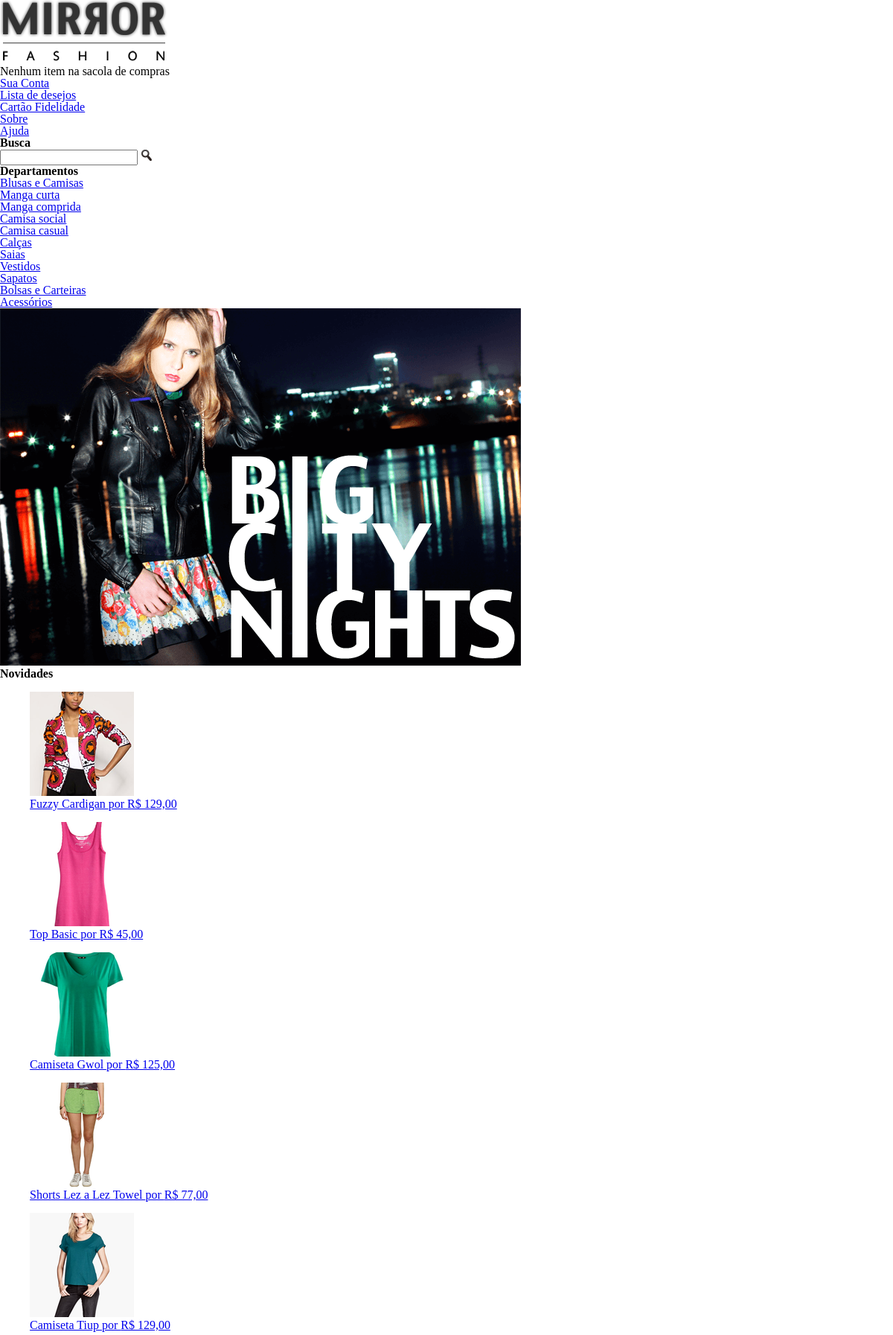
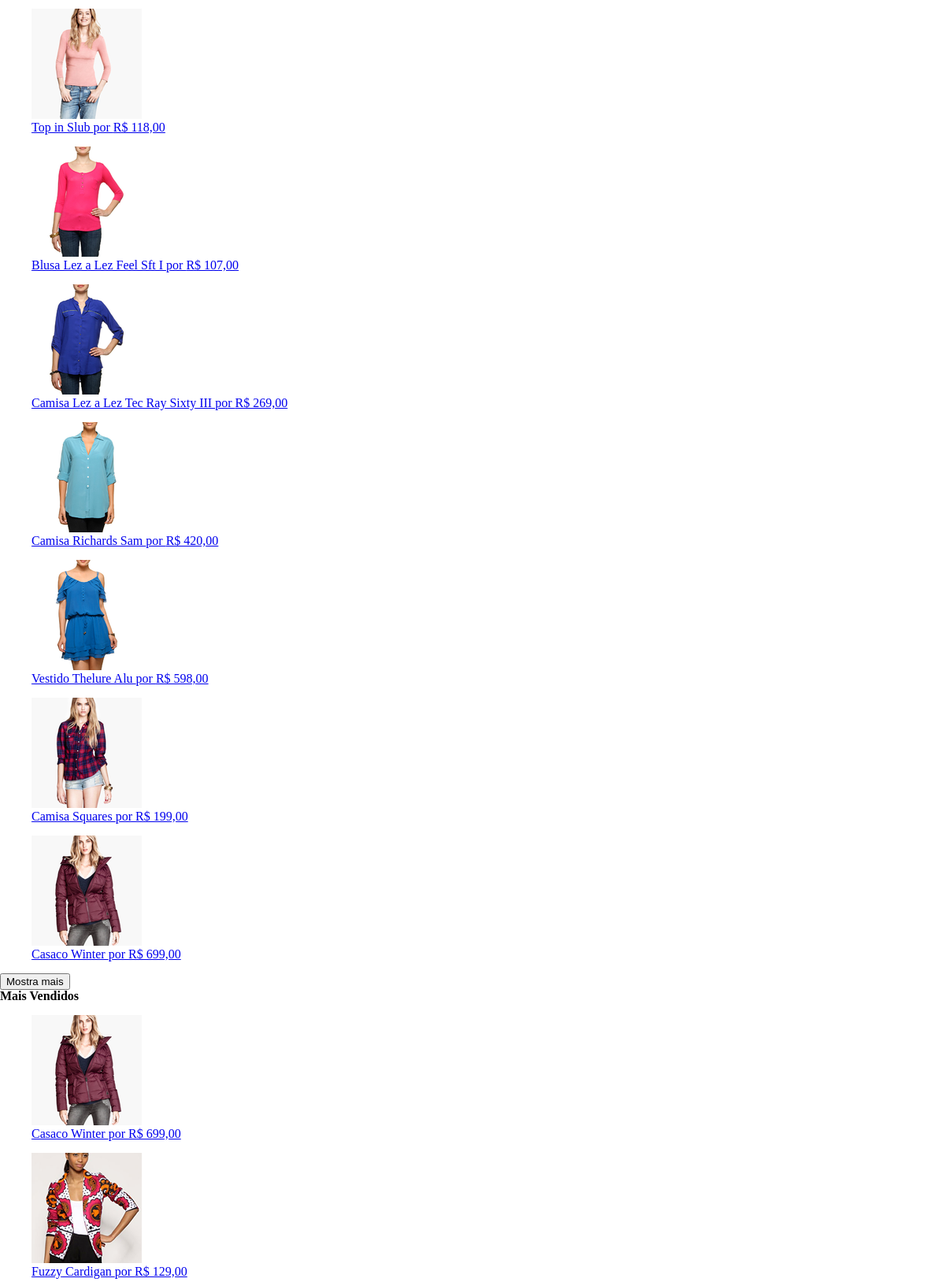
The page / (upper part) on the database its author committed (2 pictures, top to bottom).
### tables this page shows
CREATE TABLE IF NOT EXISTS `produtos` (
  `id` int(11) NOT NULL AUTO_INCREMENT,
  `nome` varchar(255) DEFAULT NULL,
  `preco` varchar(45) DEFAULT NULL,
  `descricao` text,
  `data` date DEFAULT NULL,
  `vendas` int(11) DEFAULT NULL,
  PRIMARY KEY (`id`)
);

### index.php (the view, shortened to what this page needs)
<?php
$cabecalho_css = '<link rel="stylesheet/less" href="less/estilo.less">';
include "cabecalho.php";
?>
<section id="main">
    <div class="container destaque">
        <section class="busca">
            <h2>Busca</h2>
            <form>
                <input type="search">
                <input type="image" src="img/busca.png">
            </form>
        </section>
        <section class="menu-departamento">
            <h2>Departamentos</h2>
            <nav>
                <ul>
                    <li><a href="#">Blusas e Camisas</a>
                        <ul>
                            <li><a href="#">Manga curta</a></li>
                            <li><a href="#">Manga comprida</a></li>
                            <li><a href="#">Camisa social</a></li>
                            <li><a href="#">Camisa casual</a></li>
                        </ul>
                    </li>
                    <li><a href="#">Calças</a></li>
                    <li><a href="#">Saias</a></li>
                    <li><a href="#">Vestidos</a></li>
                    <li><a href="#">Sapatos</a></li>
                    <li><a href="#">Bolsas e Carteiras</a></li>
                    <li><a href="#">Acessórios</a></li>
                </ul>
            </nav>
        </section>
        <img src="img/destaque-home.png" alt="[Promoção: Big City Night]">
    </div>
</section>
<section id="destaque">
    <div class="container paineis">
        <section class="painel novidades">
            <h2>Novidades</h2>
            <ol>
                <?php
                    $conexao = mysqli_connect("127.0.0.1", "root", "", "wd43");
                    $dados = mysqli_query($conexao,"SELECT * FROM produtos ORDER BY data LIMIT 0,12");
                    while($produtos = mysqli_fetch_array($dados)):
                ?>
                <li>
                    <a href="produto.php?id=<?= $produtos['id']?>">
                        <figure>
                            <img src="img/produtos/miniatura<?= $produtos['id']?>.png" alt="<?= $produtos['nome']?>">
                            <figcaption><?= $produtos['nome']?> por <?= $produtos['preco']?></figcaption>
                        </figure>
                    </a>
                </li>
                <?php endwhile;?>
            </ol>
            <button type="button">Mostra mais</button>
        </section>
        <section class="painel mais-vendidos">
            <h2>Mais Vendidos</h2>
            <ol>
            <?php
                $dado = mysqli_query($conexao,"SELECT * FROM produtos ORDER BY vendas LIMIT 0,12");
                while($produto = mysqli_fetch_array($dado)):
            ?>
                <li>
                    <a href="produto.php?id=<?= $produto['id']?>">
                        <figure>
                            <img src="img/produtos/miniatura<?= $produto['id']?>.png" alt="<?= $produto['nome']?>">
                            <figcaption><?= $produto['nome']?> por <?= $produto['preco']?></figcaption>
                        </figure>
                    </a>
                </li>
                <?php endwhile;?>
            </ol>
        </section>
    </div>
</section>
</body>
</html>

### cabecalho.php (shortened to what this page needs)
<!DOCTYPE html>
<html lang="pt-br">
<head>
    <link rel="stylesheet" href="css/reset.css">
    <?php print @$cabecalho_css;?>
    <link rel="stylesheet" href="css/mobile.css" media="(max-width:939px)">
</head>
<body class="container">
    <header>
                    <h1>
                        <img src="img/logo.png" alt="Mirror Fashion">
                    </h1>
                    <div class="sacola">
                        Nenhum item na sacola de compras
                    </div>
                    <nav class="menu-opcoes">
                        <ul>
                            <li><a href="#">Sua Conta</a></li>
                            <li><a href="#">Lista de desejos</a></li>
                            <li><a href="#">Cartão Fidelidade</a></li>
                            <li><a href="sobre.php">Sobre</a></li>
                            <li><a href="#">Ajuda</a></li>
                        </ul>
                    </nav>
                </header>

### css/mobile.css (style rules this page uses)
.container { width:96%; }
header h1 { text-align:center; }
header h1 img { max-width:50%; }
.sacola { display:none; }
.menu-opcoes { position: static; text-align:center; }
.menu-opcoes ul li { display:inline-block; margin:5px; }
.busca, .menu-departamento, .destaque img { margin-right: 0; width:100%; }
.painel { width: auto; }
.painel li { width:30%; }
.painel img { width:100%; }
@media (min-width:480px) { header h1 { margin: 5px 0; } }
@media (min-width:480px) { .menu-departamento { padding-bottom:10px; margin-bottom:10px; } }
@media (min-width:480px) { .menu-departamento nav>ul { -webkit-column-count:2; -moz-column-count:2; column-count:2; } }
@media (min-width:720px) { header h1 { text-align:left; } }
@media (min-width:720px) { .menu-opcoes { position:absolute; } }
@media (min-width:720px) { .sacola { display:block; } }
@media (min-width:720px) { .painel li { width:15%; } }
@media (min-width:720px) { .busca, .menu-departamento { margin-right: 1%; width: 30%; } }
@media (min-width:720px) { .menu-departamento nav>ul { -webkit-column-count:1; -moz-column-count:1; column-count:1; } }
@media (min-width:720px) { .destaque img { width:69%; } }

### rows shown on the page
produtos: shows a picture, nome "Fuzzy Cardigan", preco "R$ 129,00"
produtos: shows a picture, nome "Top Basic", preco "R$ 45,00"
produtos: shows a picture, nome "Camiseta Gwol", preco "R$ 125,00"
produtos: shows a picture, nome "Shorts Lez a Lez Towel", preco "R$ 77,00"
produtos: shows a picture, nome "Camiseta Tiup", preco "R$ 129,00"
produtos: shows a picture, nome "Top in Slub", preco "R$ 118,00"
produtos: shows a picture, nome "Blusa Lez a Lez Feel Sft I", preco "R$ 107,00"
produtos: shows a picture, nome "Camisa Lez a Lez Tec Ray Sixty III", preco "R$ 269,00"
produtos: shows a picture, nome "Camisa Richards Sam", preco "R$ 420,00"
produtos: shows a picture, nome "Vestido Thelure Alu", preco "R$ 598,00"
produtos: shows a picture, nome "Camisa Squares", preco "R$ 199,00"
produtos: shows a picture, nome "Casaco Winter", preco "R$ 699,00"
